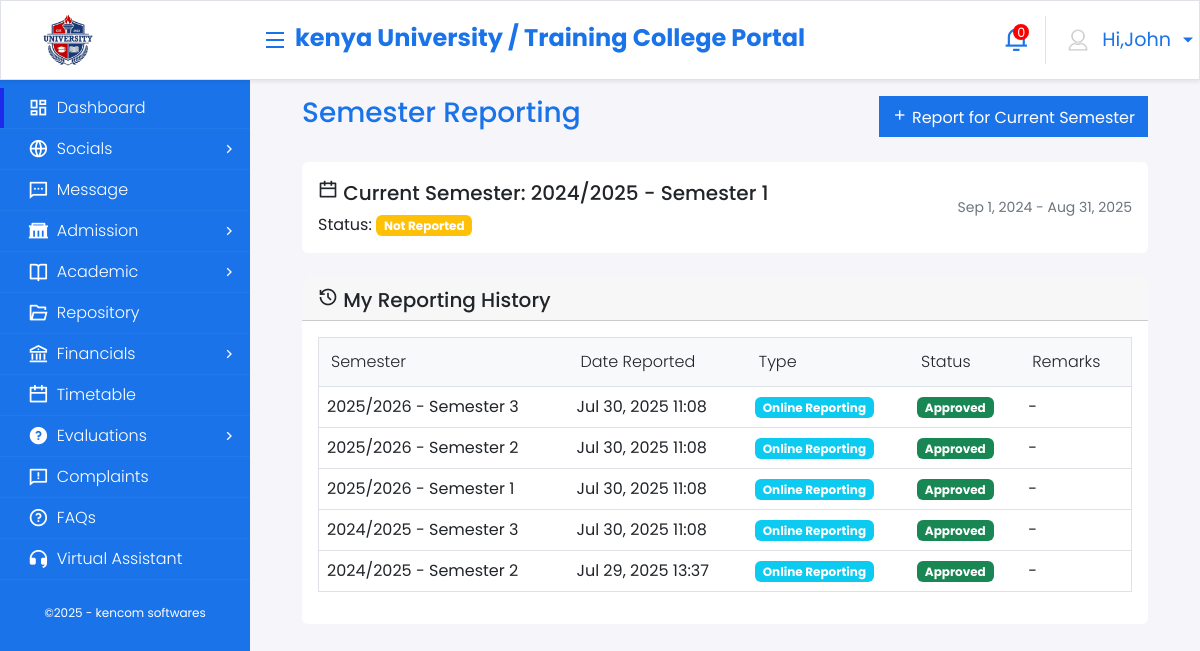
Screenshot of /reporting/ (signed in) with the database file from the repository.
### core_application/models.py (models this page shows, shortened)
class User(AbstractUser):
    GENDER_CHOICES = (
        ('male', 'Male'),
        ('female', 'Female'),
        ('other', 'Other'),
    )
    USER_TYPES = (
        ('admin', 'Admin'),
        ('student', 'Student'),
        ('lecturer', 'Lecturer'),
        ('professor', 'Professor'),
        ('staff', 'Staff'),
        ('registrar', 'Registrar'),
        ('dean', 'Dean'),
        ('hod', 'Head of Department'),
    )
    username = models.CharField(
        max_length=150,
        unique=True,
        validators=[
            RegexValidator(
                regex=r'^[\w.@+\-/]+$',
                message="Username can contain letters, numbers, @, ., +, -, _, and / characters only."
            )
        ],
        help_text="Required. 150 characters or fewer. Letters, digits and @/./+/-/_/ allowed."
    )
    user_type = models.CharField(max_length=20, choices=USER_TYPES)
    phone = models.CharField(max_length=15, blank=True)
    address = models.TextField(blank=True)
    gender = models.CharField(max_length=10, choices=GENDER_CHOICES, blank=True)
    date_of_birth = models.DateField(null=True, blank=True)
    profile_picture = models.ImageField(upload_to='profiles/', null=True, blank=True)
    national_id = models.CharField(max_length=20, unique=True, null=True, blank=True)
    is_active = models.BooleanField(default=True)
    created_at = models.DateTimeField(auto_now_add=True)
    updated_at = models.DateTimeField(auto_now=True)

class Semester(models.Model):
    academic_year = models.ForeignKey(AcademicYear, on_delete=models.CASCADE, related_name='semesters')
    semester_number = models.IntegerField(validators=[MinValueValidator(1), MaxValueValidator(3)])
    start_date = models.DateField()
    end_date = models.DateField()
    registration_start_date = models.DateField()
    registration_end_date = models.DateField()
    is_current = models.BooleanField(default=False)
    class Meta:
        unique_together = ['academic_year', 'semester_number']
        ordering = ['academic_year', 'semester_number']
    def __str__(self):
        return f"{self.academic_year.year} - Semester {self.semester_number}"

class AcademicYear(models.Model):
    year = models.CharField(max_length=10, unique=True)  # e.g., "2024/2025"
    start_date = models.DateField()
    end_date = models.DateField()
    is_current = models.BooleanField(default=False)

class StudentReporting(models.Model):
    REPORTING_TYPES = (
        ('online', 'Online Reporting'),
        ('physical', 'Physical Reporting'),
    )
    STATUS_CHOICES = (
        ('pending', 'Pending'),
        ('approved', 'Approved'),
        ('rejected', 'Rejected'),
    )
    student = models.ForeignKey(Student, on_delete=models.CASCADE)
    semester = models.ForeignKey(Semester, on_delete=models.CASCADE)
    reporting_type = models.CharField(max_length=10, choices=REPORTING_TYPES, default='online')
    reporting_date = models.DateTimeField(auto_now_add=True)
    remarks = models.TextField(blank=True, null=True)
    status = models.CharField(max_length=10, choices=STATUS_CHOICES, default='pending')
    processed_by = models.ForeignKey(User, on_delete=models.SET_NULL, null=True, blank=True)
    processed_date = models.DateTimeField(null=True, blank=True)
    class Meta:
        unique_together = ('student', 'semester')
        ordering = ['-reporting_date']

### core_application/views.py (the view, shortened to what this page needs)
# urls.py: path('reporting/', views.student_reporting, name='student_reporting'),
@login_required
def student_reporting(request):
    student = get_object_or_404(Student, user=request.user)
    current_semester = Semester.objects.filter(is_current=True).first()
    reports = StudentReporting.objects.filter(student=student).order_by('-reporting_date')
    has_reported = False
    if current_semester:
        has_reported = StudentReporting.objects.filter(
            student=student,
            semester=current_semester
        ).exists()
    context = {
        'student': student,
        'current_semester': current_semester,
        'reports': reports,
        'has_reported': has_reported,
    }
    return render(request, 'student/student_reporting.html', context)

### templates/student/student_reporting.html (shortened to what this page needs)
{% extends 'base.html' %}
{% block content %}
<div class="container onprintContainer">
    <div class="row mt-3">
        <div class="col-md-12 d-flex justify-content-between align-items-center">
            <h3 class="primary-text">Semester Reporting</h3>
            {% if not has_reported and current_semester %}
                <button class="btn primary-btn" data-bs-toggle="modal" data-bs-target="#reportModal">
                    <i class="ri-add-line"></i> Report for Current Semester
                </button>
            {% endif %}
        </div>
    </div>
    {% if current_semester %}
    <div class="row mt-4">
        <div class="col-md-12">
            <div class="card {% if has_reported %}bg-light-success{% else %}bg-light-warning{% endif %}">
                <div class="card-body">
                    <div class="d-flex justify-content-between align-items-center">
                        <div>
                            <h5 class="card-title">
                                <i class="ri-calendar-line"></i>
                                Current Semester: {{ current_semester }}
                            </h5>
                            <p class="card-text mb-0">
                                Status:
                                <span class="badge bg-{% if has_reported %}success{% else %}warning{% endif %}">
                                    {% if has_reported %}Reported{% else %}Not Reported{% endif %}
                                </span>
                            </p>
                        </div>
                        <div class="text-end">
                            <small class="text-muted">
                                {{ current_semester.start_date|date:"M j, Y" }} - {{ current_semester.end_date|date:"M j, Y" }}
                            </small>
                        </div>
                    </div>
                </div>
            </div>
        </div>
    </div>
    {% endif %}
    <div class="row mt-4">
        <div class="col-md-12">
            <div class="card">
                <div class="card-header">
                    <h5 class="card-title mb-0">
                        <i class="ri-history-line"></i>
                        My Reporting History
                    </h5>
                </div>
                <div class="card-body">
                    {% if reports %}
                    <div class="table-responsive">
                        <table class="table table-hover">
                            <thead>
                                <tr>
                                    <th>Semester</th>
                                    <th>Date Reported</th>
                                    <th>Type</th>
                                    <th>Status</th>
                                    <th>Remarks</th>
                                </tr>
                            </thead>
                            <tbody>
                                {% for report in reports %}
                                <tr>
                                    <td>{{ report.semester }}</td>
                                    <td>{{ report.reporting_date|date:"M j, Y H:i" }}</td>
                                    <td>
                                        <span class="badge bg-{% if report.reporting_type == 'online' %}info{% else %}primary{% endif %}">
                                            {{ report.get_reporting_type_display }}
                                        </span>
                                    </td>
                                    <td>
                                        <span class="badge bg-{% if report.status == 'approved' %}success{% elif report.status == 'rejected' %}danger{% else %}warning{% endif %}">
                                            {{ report.get_status_display }}
                                        </span>
                                    </td>
                                    <td>{{ report.remarks|default:"-" }}</td>
                                </tr>
                                {% endfor %}
                            </tbody>
                        </table>
                    </div>
                    {% else %}
                    <div class="alert alert-info">
                        <i class="ri-information-line"></i>
                        No reporting history found.
                    </div>
                    {% endif %}
                </div>
            </div>
        </div>
    </div>
</div>
{% endblock %}

### templates/base.html (shortened to what this page needs)
{% load static %}
<!DOCTYPE html>
<html lang="en">
<head>
    <link href="https://cdn.jsdelivr.net/npm/bootstrap@5.2.0/dist/css/bootstrap.min.css" rel="stylesheet"
>
    <link href="https://cdn.jsdelivr.net/npm/remixicon@2.2.0/fonts/remixicon.css" rel="stylesheet">
    <link rel="stylesheet" href="https://cdnjs.cloudflare.com/ajax/libs/font-awesome/6.1.1/css/all.min.css"
 />
    <link rel="stylesheet" href="https://maxcdn.bootstrapcdn.com/font-awesome/4.7.0/css/font-awesome.min.css">
    <link rel="stylesheet" href="https://cdn.jsdelivr.net/npm/bootstrap-icons@1.3.0/font/bootstrap-icons.css">
    <link href="https://cdn.datatables.net/1.12.1/css/dataTables.bootstrap5.min.css" rel="stylesheet" />
    <link href="https://cdnjs.cloudflare.com/ajax/libs/toastr.js/latest/css/toastr.min.css" rel="stylesheet" />
    <link rel="stylesheet" href="https://cdnjs.cloudflare.com/ajax/libs/chosen/1.8.7/chosen.min.css">
    <link rel="stylesheet" href="https://cdnjs.cloudflare.com/ajax/libs/select2/4.0.13/css/select2.min.css" />
    <link rel="stylesheet" href="{% static 'Settings.css' %}" />
    <link rel="stylesheet" href="{% static 'main.css' %}" />
    <link rel="stylesheet" href="{% static 'site.css' %}" />
    <link rel="stylesheet" href="{% static 'customstepper.css' %}" />
    <link href="https://cdn.jsdelivr.net/npm/bootstrap-icons@1.10.5/font/bootstrap-icons.css" rel="stylesheet">
</head>
<body>
    <nav class="navbar navbar-expand-lg navbar-light bg-white border shadow-sm">
        <div class="container-fluid">
            <div class="d-flex justify-content-between">
                <div class="d-flex align-items-center">
                    <img class="navbar-brand" src="{% static 'logo.png'%}" />
                    <i class="ri-menu-fill menu-top primary-text top" id="menuToggle"></i>
                </div>
            </div>
            <div class="mb-lg-0 text-center ms-2 my-1 institutionbrand">
                    <h4 class="d-flex justify-content-start primary-text fw-bold">kenya University / Training College Portal</h4>
            </div>
            <ul class="navbar-nav ms-auto mb-2 mb-lg-0">
                <li class="nav-item dropdown notification">
                    <a class="nav-link dropdown-toggle primary-text notifyIcon" href="#" id="navbarDropdown" role="button" data-bs-toggle="dropdown" aria-expanded="false">
                        <div class="text-white text-center"><span>0</span></div>
                    </a>
                </li>
                <li class="nav-item dropdown border-start">
                    <a class="nav-link dropdown-toggle primary-text profile" href="#" id="navbarProfile" role="button" data-bs-toggle="dropdown" aria-expanded="false">
                        <div class="d-flex align-items-center">
                            <img src="{% static 'avatar2.png'%}"  /> <span class="ms-2 salutation" id="salutation">Hi,{{request.user.first_name}} </span>
                        </div>
                    </a>
                </li>
            </ul>
        </div>
    </nav>
    <nav class="sidenav">
        <ul class="menu">
            <li class="menu-link active" id="dashboard">
                <a class="menu_sub" href="{% url 'student_dashboard'%}"> <i class="ri-dashboard-line"></i> <span>Dashboard</span></a>
            </li>
            <li class="menu-link" id="socials">
                <a href="javascript:void(0);" class="menu_sub">
                    <i class="ri-global-line"></i>
                    <span>Socials</span>
                    <i class="dropdown-caret ri-arrow-right-s-line"></i>
                </a>
            </li>
            <li class="menu-link messDiv" id="message">
                <a class="menu_sub" href="#">
                    <i class="ri-message-2-line"></i>
                    <span>Message</span>
                </a>
            </li>
            <li class="menu-link" id="admission">
                <a href="javascript:void(0);" class="menu_sub">
                    <i class="ri-government-fill"></i>
                    <span>Admission</span>
                    <i class="dropdown-caret ri-arrow-right-s-line"></i>
                </a>
            </li>
            <li class="menu-link" id="academic">
                <a href="javascript:void(0);" class="menu_sub">
                    <i class="ri-book-open-line"></i>
                    <span>Academic</span>
                    <i class="dropdown-caret ri-arrow-right-s-line"></i>
                </a>
            </li>
            <li class="menu-link" id="repository">
                <a class="menu_sub" href="#">
                    <i class="ri-folder-open-line"></i>
                    <span>Repository</span>
                </a>
            </li>
            <li class="menu-link" id="financials">
                <a class="menu_sub" href="#">
                    <i class="ri-bank-line"></i>
                    <span>Financials</span>
                    <i class="dropdown-caret ri-arrow-right-s-line"></i>
                </a>
            </li>
            <li class="menu-link" id="timetable">
                <a class="menu_sub" href="#">
                    <i class="ri-calendar-line"></i>
                    <span>Timetable</span>
                </a>
            </li>
            <li class="menu-link" id="evaluation">
                <a href="#" class="menu_sub">
                    <i class="ri-question-fill"></i>
                    <span>Evaluations</span>
                    <i class="dropdown-caret ri-arrow-right-s-line"></i>
                </a>
            </li>
            <li class="menu-link" id="complaints">
                <a class="menu_sub" href="{% url 'student_comments'%}">
                    <i class="ri-feedback-line"></i>
                    <span>Complaints</span>
                </a>
            </li>
            <li class="menu-link" id="faqs">
                <a class="menu_sub" href="{% url 'faqs'%}">
                    <i class="ri-question-line"></i>
                    <span>FAQs</span>
                </a>
            </li>
            <li class="menu-link" id="virtual">
                <a class="menu_sub" href="{% url 'virtual_assistant'%}">
                    <i class="ri-customer-service-fill"></i>
                    <span>Virtual Assistant</span>
                </a>
            </li>
        </ul>
        <div class="brand-footer">
            <span>©2025 - kencom softwares</span>
        </div>
    </nav>
    <main role="main" class="pb-3">
        {% block content %}
        {% endblock %}
    </main>
</body>
</html>

### rows the page displays
User: user.first_name "John"
Semester: academic_year+semester_number "2024/2025 - Semester 1", start_date "Sep 1, 2024", end_date "Aug 31, 2025"
StudentReporting: semester "2024/2025 - Semester 2", reporting_date "Jul 29, 2025 13:37", reporting_type "Online Reporting", status "Approved", remarks "-"
